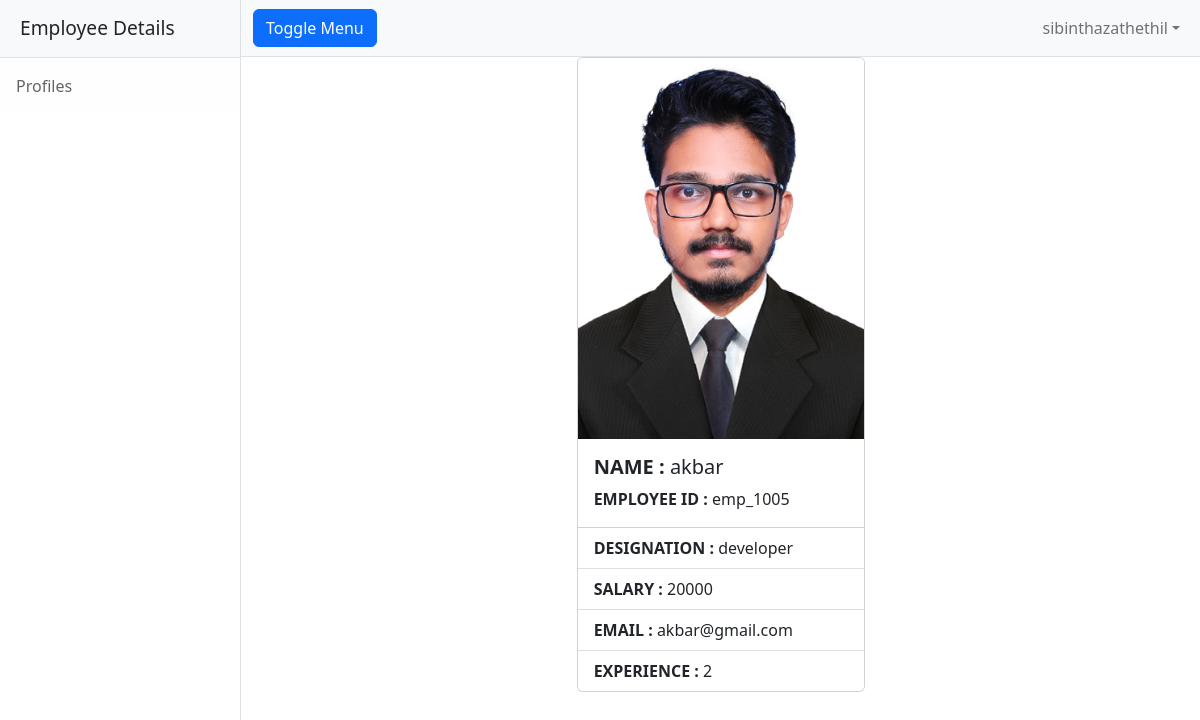
The app's page /employee/details/emp_1005 (signed in) with its own data.
### employee/models.py (models this page shows, shortened)
class Employee(models.Model):
    eid=models.CharField(max_length=120,primary_key=True)
    profile_pic=models.ImageField(upload_to="profilepics",null=True)
    employee_name=models.CharField(max_length=120)
    designation=models.CharField(max_length=120)
    salary=models.PositiveIntegerField()
    email=models.EmailField(unique=True)
    experience=models.PositiveIntegerField(null=0)

### employee/views.py (the view)
# urls.py: path("details/<str:emp_id>",views.EmployeeDetailView.as_view(),name="emp-detail"),
@method_decorator(signin_required,name="dispatch")
class EmployeeDetailView(View):
    def get(self,request,*args,**kwargs):
        qs=Employee.objects.get(eid=kwargs.get("emp_id"))
        return render(request,"emp-detail.html",{"employee":qs})

### employee/views.py (called while the page is built)
def signin_required(fn):
    def wrapper(request,*args,**kwargs):
        if request.user.is_authenticated:
            return fn(request,*args,**kwargs)
        else:
            return redirect("sign-in")
    return wrapper

### employee/templates/emp-detail.html (shortened to what this page needs)
{%extends 'base.html'%}
{%block body_block%}
<!DOCTYPE html>
<html lang="en">
<head>
<link href="https://cdn.jsdelivr.net/npm/bootstrap@5.2.0-beta1/dist/css/bootstrap.min.css" rel="stylesheet">
</head>
<body>
<div class="container">
    <div class="row">
        <div class="col-4"></div>
        <div class="col-4">
            <div class="card" style="width: 18rem;">
  <img src="{{employee.profile_pic.url}}" class="card-img-top" alt="...">
  <div class="card-body">
    <h5 class="card-title"><strong>NAME : </strong>{{employee.employee_name}}</h5>
    <p class="card-text"><strong>EMPLOYEE ID : </strong>{{employee.eid}}</p>
  </div>
  <ul class="list-group list-group-flush">
    <li class="list-group-item"><STRONG>DESIGNATION : </STRONG>{{employee.designation}}</li>
    <li class="list-group-item"><STRONG>SALARY : </STRONG>{{employee.salary}}</li>
    <li class="list-group-item"><STRONG>EMAIL : </STRONG>{{employee.email}}</li>
    <li class="list-group-item"><STRONG>EXPERIENCE : </STRONG>{{employee.experience}}</li>
  </ul>
</div>
        </div>
        <div class="col-4"></div>
    </div>
</div>
</body>
</html>
{%endblock%}

### employee/templates/base.html (shortened to what this page needs)
<!DOCTYPE html>
{%load static%}
<html lang="en">
    <head>
        <link href="{%static 'css/styles.css'%}" rel="stylesheet" />
    </head>
    <body>
        <div class="d-flex" id="wrapper">
            <div class="border-end bg-white" id="sidebar-wrapper">
                <div class="sidebar-heading border-bottom bg-light">Employee Details</div>
                <div class="list-group list-group-flush">
                    <a class="list-group-item list-group-item-action list-group-item-light p-3" href="#!">Profiles</a>
                </div>
            </div>
            <div id="page-content-wrapper">
                <nav class="navbar navbar-expand-lg navbar-light bg-light border-bottom">
                    <div class="container-fluid">
                        <button class="btn btn-primary" id="sidebarToggle">Toggle Menu</button>
                        <div class="collapse navbar-collapse" id="navbarSupportedContent">
                            <ul class="navbar-nav ms-auto mt-2 mt-lg-0">
                                <li class="nav-item dropdown">
                                    <a class="nav-link dropdown-toggle" id="navbarDropdown" href="#" role="button" data-bs-toggle="dropdown" aria-haspopup="true" aria-expanded="false">{{request.user}}</a>
                                </li>
                            </ul>
                        </div>
                    </div>
                </nav>
                <div class="container-fluid">
                    {%block body_block%}
                    {%endblock%}
                </div>
            </div>
        </div>
    </body>
</html>

### records on screen
Employee: profile_pic (picture), employee_name "akbar", eid "emp_1005", designation "developer", salary "20000", email "akbar@gmail.com", experience "2"

### other values on screen
{{ request.user }} "sibinthazathethil"
